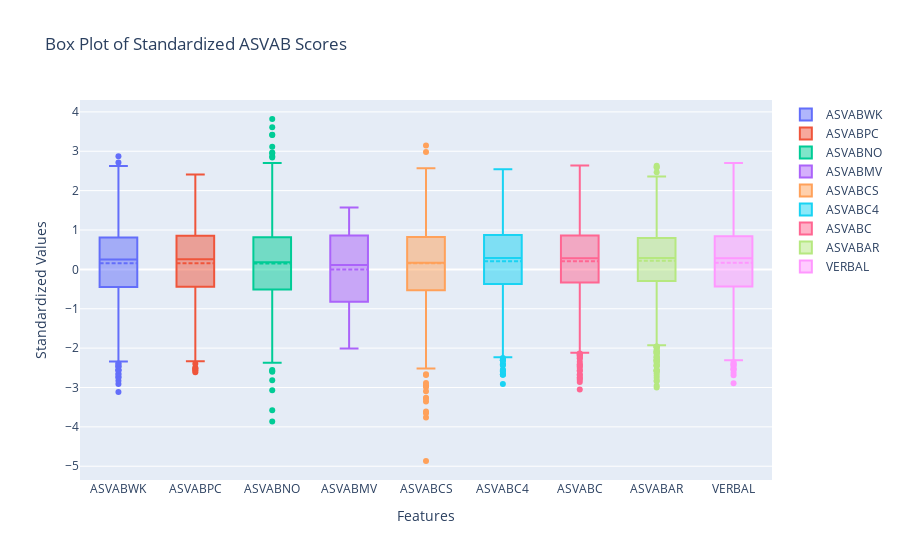

The cell this chart's notebook holds for it:
### Code cell
# Check for Score in the ASVAB Battery

# Create a box plot using Plotly
fig = go.Figure()

for column in df_data[asvab_col_names]:
    fig.add_trace(go.Box(y=df_data[column], name=column, boxmean=True))

fig.update_layout(
    title='Box Plot of Standardized ASVAB Scores',
    xaxis_title='Features',
    yaxis_title='Standardized Values',
)

fig.show()

### Figure 1 — Plotly figure (JSON) as saved in the notebook; plotly's stock layout.template omitted (floating-point values rounded to 4 significant figures; data arrays with more than 128 entries replaced by an {"elided": "..."} marker saying what was removed)
{"data": [{"boxmean": true, "name": "ASVABWK", "type": "box", "y": {"elided": "1487 float values"}}, {"boxmean": true, "name": "ASVABPC", "type": "box", "y": {"elided": "1487 float values"}}, {"boxmean": true, "name": "ASVABNO", "type": "box", "y": {"elided": "1487 float values"}}, {"boxmean": true, "name": "ASVABMV", "type": "box", "y": {"elided": "1487 float values"}}, {"boxmean": true, "name": "ASVABCS", "type": "box", "y": {"elided": "1487 float values"}}, {"boxmean": true, "name": "ASVABC4", "type": "box", "y": {"elided": "1487 float values"}}, {"boxmean": true, "name": "ASVABC", "type": "box", "y": {"elided": "1487 float values"}}, {"boxmean": true, "name": "ASVABAR", "type": "box", "y": {"elided": "1487 float values"}}, {"boxmean": true, "name": "VERBAL", "type": "box", "y": {"elided": "1487 float values"}}], "layout": {"title": {"text": "Box Plot of Standardized ASVAB Scores"}, "xaxis": {"title": {"text": "Features"}}, "yaxis": {"title": {"text": "Standardized Values"}}}}
